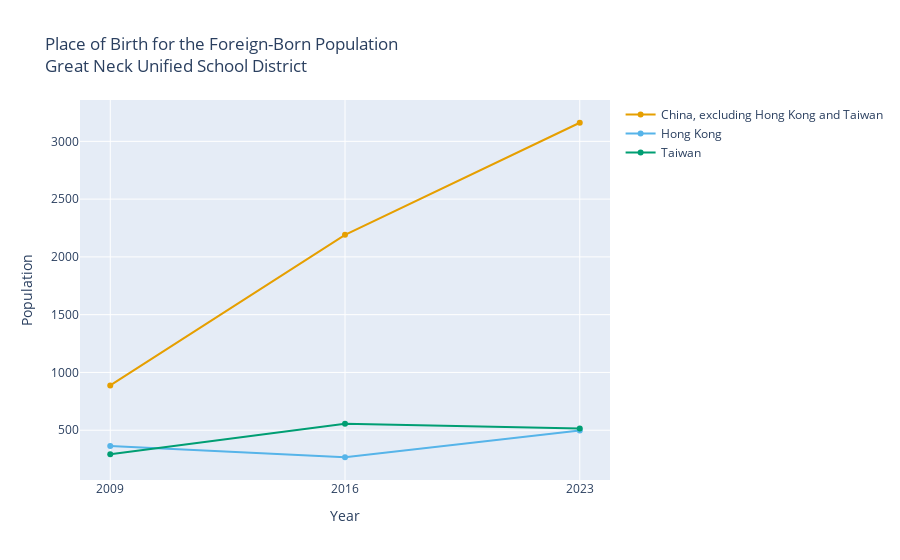

Source (notebook cell):
### Markdown cell above
# Breakdown of Immigration from China

A friend who reviewed [06-place-of-birth.ipynb](./06-place-of-birth.ipynb) asked if it was possible to breakdown immigration from China further, specifically to include Hong Kong and Taiwan. The answer is yes. While [B05006: Place of Birth for the Foreign-born Population in the United States](https://censusreporter.org/data/table/?table=B05006&geo_ids=97000US3612510&primary_geo_id=97000US3612510) is a table, it also has "nests" or "indents". These "nests" are not typical in database tables, but make perfect sense here. For example, the page I linked to has the following rows:
  * Asia: (some number)
    * Eastern Asia: (some number)
      * China: (some number)
        * China, excluding Hong Kong and Taiwan (some number)
        * Hong Kong (some number)
        * Taiwan (some number)

So the number for "China" is the sum of the 3 rows "nested" or "indented" beneath it.

The problem them becomes:
  1. What are the variables for the 3 countries of interest?
  2. Did any of those variables change labels during the period of interest?

I used the methodology outlined in [06-place-of-birth.ipynb](./06-place-of-birth.ipynb) to answer those questions. Rather than rehash that material here, I will just generate and comment on the data.

### Code cell
from censusdis.datasets import ACS5
from censusdis.states import NY

from utils import download_multiyear, graph_multiyear


df = download_multiyear(
    dataset=ACS5,
    vintages=[2009, 2016, 2023],
    download_variables=["B05006_050E", "B05006_051E", "B05006_052E"],
    state=NY,
    school_district_unified="12510",
)

graph_multiyear(
    df,
    "Place of Birth for the Foreign-Born Population<br>Great Neck Unified School District",
    "Population",
)
df

### Figure 1 — Plotly figure (JSON) as saved in the notebook; plotly's stock layout.template omitted (floating-point values rounded to 4 significant figures)
{"data": [{"hovertemplate": "Year: %{x}<br>China, excluding Hong Kong and Taiwan: %{y:,}<extra></extra>", "line": {"color": "#E69F00"}, "mode": "lines+markers", "name": "China, excluding Hong Kong and Taiwan", "type": "scatter", "x": [2009, 2016, 2023], "y": [888, 2191, 3161]}, {"hovertemplate": "Year: %{x}<br>Hong Kong: %{y:,}<extra></extra>", "line": {"color": "#56B4E9"}, "mode": "lines+markers", "name": "Hong Kong", "type": "scatter", "x": [2009, 2016, 2023], "y": [363, 266, 497]}, {"hovertemplate": "Year: %{x}<br>Taiwan: %{y:,}<extra></extra>", "line": {"color": "#009E73"}, "mode": "lines+markers", "name": "Taiwan", "type": "scatter", "x": [2009, 2016, 2023], "y": [292, 555, 514]}], "layout": {"title": {"text": "Place of Birth for the Foreign-Born Population<br>Great Neck Unified School District"}, "xaxis": {"tickmode": "array", "ticktext": ["2009", "2016", "2023"], "tickvals": [2009, 2016, 2023], "title": {"text": "Year"}}, "yaxis": {"title": {"text": "Population"}}}}
